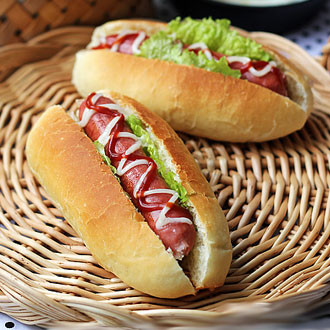
#> input picture Script/1.jpg, 330 x 330 px, given in place of the camera
$ python ClassificationOpenCVClassifier.py
#> lines starting #> are read from the running program, lines starting #| are printed output that depends on the picture
# -*- coding:utf-8 -*-
# coder:橘子派_司磊
# 2017年11月5日 17点34分
# 训练你自己的类OPENCV HAAR CLASSIFIER分类器
# TRAIN YOUR OWN OPENCV HAAR CLASSIFIER
# http://coding-robin.de/2013/07/22/train-your-own-opencv-haar-classifier.html
# 热狗图片一共11582张
# 火锅照片一共1043张
# Make Your Own Haar Cascades
# https://pythonprogramming.net/haar-cascade-object-detection-python-opencv-tutorial/
# 处理后的热狗图片一共11488张
# '..\Data\HotdogResize'
# 处理后的火锅照片一共1016张
# '..\Data\HotpetResize'

# 结果热狗的图片一张都没有用到
# 测试的时候记得用手机打开图片watch5050.jpg
# 笔记本运算的，所以训练集就用黑白的，样本也少，测试的时候多上下左右运动下
# 这次用的opencv3.6的cascade处理流程，的确比tensorflow之类方便点，但是要求的样本要大
# 效果没有tensorflow好，小的需求和在移动设备上可以用这种方法

# 代码说明在下方主函数

import cv2
import os
import numpy as np

# [44 lines left out: functions GrayResizePictures, Create_pos_n_neg, not called in this run]

def Dectctive():
    face_cascade = cv2.CascadeClassifier('C:\\OpenCV\\opencv\\build\\etc\\haarcascades\\haarcascade_frontalface_default.xml')
    eye_cascade = cv2.CascadeClassifier('C:\\OpenCV\\opencv\\build\\etc\\haarcascades\\haarcascade_eye.xml')

    watch_cascade = cv2.CascadeClassifier('C:\\Code\\HotdogOrNotHotdog\\Script\\cascade_hotdog.xml')

    cap = cv2.VideoCapture(0)

    while 1:
        ret, img = cap.read()
#> img is the input picture: shape (330, 330, 3); mean B, G, R 89.6, 130.2, 165

        gray = cv2.cvtColor(img, cv2.COLOR_BGR2GRAY)
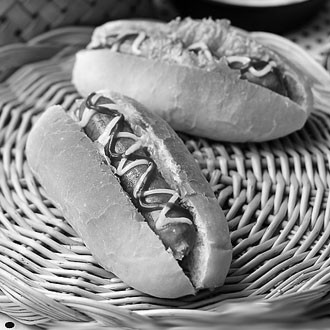
#> gray: shape (330, 330); min 0, max 255, mean 136
        faces = face_cascade.detectMultiScale(gray, 1.3, 5)
#> faces = ()

        watches = watch_cascade.detectMultiScale(gray, 10, 10)
#> watches = ()
        # 这里参数可改成 5
        # detectMultiScale()
        # https://docs.opencv.org/2.4/modules/objdetect/doc/cascade_classification.html
        # minSize – Minimum possible object size. Objects smaller than that are ignored.
        # maxSize – Maximum possible object size. Objects larger than that are ignored.

        for (x,y,w,h) in watches:
            cv2.rectangle(img,(x,y),(x+w,y+h),(255,255,0),2)
#> this loop made 0 passes

        for (x,y,w,h) in faces:
            cv2.rectangle(img,(x,y),(x+w,y+h),(255,0,0),2)

            roi_gray = gray[y:y+h, x:x+w]
            roi_color = img[y:y+h, x:x+w]
            eyes = eye_cascade.detectMultiScale(roi_gray)
            for (ex,ey,ew,eh) in eyes:
                cv2.rectangle(roi_color,(ex,ey),(ex+ew,ey+eh),(0,255,0),2)

        cv2.imshow('img',img)
        k = cv2.waitKey(30) & 0xff
#> (key Esc is pressed here)
        if k == 27:
            break

    cap.release()
    cv2.destroyAllWindows()

if __name__ == '__main__':

    # 1.先执行GrayResizePictures()和Create_pos_n_neg()函数
    # 2.再当前目录下用cmd或者terminal执行
    # opencv_createsamples两个命令，创建和整理训练集
    # 3.执行opencv_traincascade，根据训练集的数量再data文件夹下不同生成的结果
    # 4.然后再执行一次opencv_traincascade，记得把最后数字改成data文件夹下生成的数字
    # 5.执行Dectctive()函数

    # GrayResizePictures()
    # Create_pos_n_neg()

    # opencv_createsamples -img watch5050.jpg -bg bg.txt -info info/info.lst -pngoutput info -maxxangle 0.5 -maxyangle 0.5 -maxzangle 0.5 -num 1106
    # opencv_createsamples -info info/info.lst -num 1106 -w 20 -h 20 -vec positives.vec
    # mkdir data

    # opencv_traincascade -data data -vec positives.vec -bg bg.txt -numPos 1000 -numNeg 500 -numStages 6 -w 20 -h 20
    # opencv_traincascade -data data -vec positives.vec -bg bg.txt -numPos 1000 -numNeg 500 -numStages 5 -w 20 -h 20

    # 这里主要的方法就是用一张图片做正例和很多张反例图片，把整理图片缩小加入到反例图片中
    # 就形成了正例，然后traincascade

    Dectctive()
